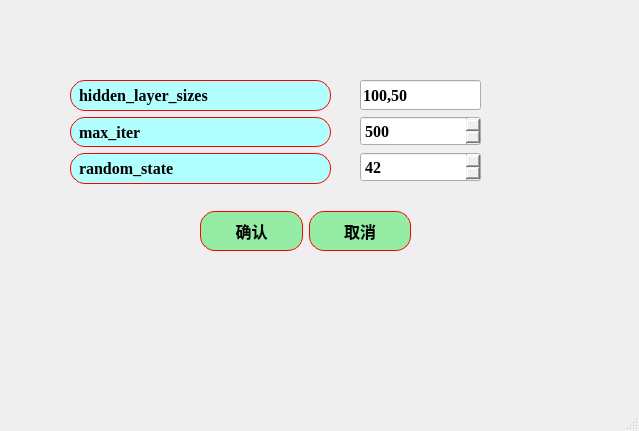
<?xml version="1.0" encoding="UTF-8"?>
<ui version="4.0">
 <class>MLP_para</class>
 <widget class="QMainWindow" name="MLP_para">
  <property name="geometry">
   <rect>
    <x>0</x>
    <y>0</y>
    <width>639</width>
    <height>431</height>
   </rect>
  </property>
  <property name="font">
   <font>
    <family>Times New Roman</family>
    <pointsize>12</pointsize>
    <weight>75</weight>
    <bold>true</bold>
   </font>
  </property>
  <property name="windowTitle">
   <string>MLP：参数设置</string>
  </property>
  <widget class="QWidget" name="centralwidget">
   <widget class="QWidget" name="layoutWidget">
    <property name="geometry">
     <rect>
      <x>200</x>
      <y>210</y>
      <width>211</width>
      <height>42</height>
     </rect>
    </property>
    <layout class="QHBoxLayout" name="horizontalLayout_2">
     <item>
      <widget class="QPushButton" name="pushButton">
       <property name="minimumSize">
        <size>
         <width>0</width>
         <height>40</height>
        </size>
       </property>
       <property name="styleSheet">
        <string notr="true">QPushButton{
border:1px solid red;   /*边框的粗细，颜色*/
border-radius:15px;    /*设置圆角半径 */
padding:2px 4px;  /*QFrame边框与内部其它部件的距离*/
background-color: rgb(149, 236, 165);	/*背景颜色*/
color:rgb(0, 0, 0);		/*字体颜色*/
	font: 18pt &quot;楷体&quot;;

font:bold;
}
QPushButton:hover {
    background-color: rgb(177, 244, 155);    /* 悬停时背景色 */
}
QPushButton:pressed {
    background-color:rgb(99, 181, 255);     /* 点击时背景色 */
}</string>
       </property>
       <property name="text">
        <string>确认</string>
       </property>
      </widget>
     </item>
     <item>
      <widget class="QPushButton" name="pushButton_2">
       <property name="minimumSize">
        <size>
         <width>0</width>
         <height>40</height>
        </size>
       </property>
       <property name="styleSheet">
        <string notr="true">QPushButton{
border:1px solid red;   /*边框的粗细，颜色*/
border-radius:15px;    /*设置圆角半径 */
padding:2px 4px;  /*QFrame边框与内部其它部件的距离*/
background-color: rgb(149, 236, 165);	/*背景颜色*/
color:rgb(0, 0, 0);		/*字体颜色*/
	font: 18pt &quot;楷体&quot;;

font:bold;
}
QPushButton:hover {
    background-color: rgb(177, 244, 155);    /* 悬停时背景色 */
}
QPushButton:pressed {
    background-color:rgb(99, 181, 255);     /* 点击时背景色 */
}</string>
       </property>
       <property name="text">
        <string>取消</string>
       </property>
      </widget>
     </item>
    </layout>
   </widget>
   <widget class="QWidget" name="layoutWidget">
    <property name="geometry">
     <rect>
      <x>360</x>
      <y>80</y>
      <width>121</width>
      <height>104</height>
     </rect>
    </property>
    <layout class="QVBoxLayout" name="verticalLayout_2">
     <item>
      <widget class="QLineEdit" name="lineEdit_hidden_layer_sizes">
       <property name="minimumSize">
        <size>
         <width>80</width>
         <height>30</height>
        </size>
       </property>
       <property name="text">
        <string>100,50</string>
       </property>
      </widget>
     </item>
     <item>
      <widget class="QSpinBox" name="spinBox_max_iter">
       <property name="minimumSize">
        <size>
         <width>80</width>
         <height>30</height>
        </size>
       </property>
       <property name="font">
        <font>
         <family>Times New Roman</family>
         <pointsize>12</pointsize>
         <weight>75</weight>
         <bold>true</bold>
        </font>
       </property>
       <property name="styleSheet">
        <string notr="true">QSpinBox::up-button:pressed {
    margin-top: 4px;  /* 模拟按压下沉 */
}
QSpinBox::down-button:pressed {
    margin-top: 4px;
}</string>
       </property>
       <property name="maximum">
        <number>10000</number>
       </property>
       <property name="value">
        <number>500</number>
       </property>
      </widget>
     </item>
     <item>
      <widget class="QSpinBox" name="spinBox_random_state">
       <property name="minimumSize">
        <size>
         <width>80</width>
         <height>30</height>
        </size>
       </property>
       <property name="styleSheet">
        <string notr="true">QSpinBox::up-button:pressed {
    margin-top: 4px;  /* 模拟按压下沉 */
}
QSpinBox::down-button:pressed {
    margin-top: 4px;
}</string>
       </property>
       <property name="value">
        <number>42</number>
       </property>
      </widget>
     </item>
    </layout>
   </widget>
   <widget class="QWidget" name="layoutWidget">
    <property name="geometry">
     <rect>
      <x>70</x>
      <y>80</y>
      <width>261</width>
      <height>104</height>
     </rect>
    </property>
    <layout class="QVBoxLayout" name="verticalLayout">
     <item>
      <widget class="QLabel" name="label_hidden_layer_sizes">
       <property name="styleSheet">
        <string notr="true">QLabel{
border:1px solid red;   /*边框的粗细，颜色*/
border-radius:15px;    /*设置圆角半径 */
padding:2px 4px;  /*QFrame边框与内部其它部件的距离*/
background-color: rgb(177, 255, 255);	/*背景颜色*/
color:rgb(0, 0, 0);		/*字体颜色*/
	font: 18pt &quot;楷体&quot;;

font:bold;
}</string>
       </property>
       <property name="text">
        <string>hidden_layer_sizes</string>
       </property>
      </widget>
     </item>
     <item>
      <widget class="QLabel" name="label_max_iter">
       <property name="styleSheet">
        <string notr="true">QLabel{
border:1px solid red;   /*边框的粗细，颜色*/
border-radius:15px;    /*设置圆角半径 */
padding:2px 4px;  /*QFrame边框与内部其它部件的距离*/
background-color: rgb(177, 255, 255);	/*背景颜色*/
color:rgb(0, 0, 0);		/*字体颜色*/
	font: 18pt &quot;楷体&quot;;

font:bold;
}</string>
       </property>
       <property name="text">
        <string>max_iter</string>
       </property>
      </widget>
     </item>
     <item>
      <widget class="QLabel" name="label_random_state">
       <property name="styleSheet">
        <string notr="true">QLabel{
border:1px solid red;   /*边框的粗细，颜色*/
border-radius:15px;    /*设置圆角半径 */
padding:2px 4px;  /*QFrame边框与内部其它部件的距离*/
background-color: rgb(177, 255, 255);	/*背景颜色*/
color:rgb(0, 0, 0);		/*字体颜色*/
	font: 18pt &quot;楷体&quot;;

font:bold;
}</string>
       </property>
       <property name="text">
        <string>random_state</string>
       </property>
      </widget>
     </item>
    </layout>
   </widget>
  </widget>
  <widget class="QMenuBar" name="menubar">
   <property name="geometry">
    <rect>
     <x>0</x>
     <y>0</y>
     <width>639</width>
     <height>23</height>
    </rect>
   </property>
  </widget>
  <widget class="QStatusBar" name="statusbar"/>
 </widget>
 <resources/>
 <connections>
  <connection>
   <sender>pushButton</sender>
   <signal>clicked()</signal>
   <receiver>MLP_para</receiver>
   <slot>Confirm()</slot>
   <hints>
    <hint type="sourcelabel">
     <x>243</x>
     <y>265</y>
    </hint>
    <hint type="destinationlabel">
     <x>132</x>
     <y>305</y>
    </hint>
   </hints>
  </connection>
  <connection>
   <sender>pushButton_2</sender>
   <signal>clicked()</signal>
   <receiver>MLP_para</receiver>
   <slot>close()</slot>
   <hints>
    <hint type="sourcelabel">
     <x>361</x>
     <y>257</y>
    </hint>
    <hint type="destinationlabel">
     <x>498</x>
     <y>367</y>
    </hint>
   </hints>
  </connection>
  <connection>
   <sender>pushButton</sender>
   <signal>released()</signal>
   <receiver>MLP_para</receiver>
   <slot>close()</slot>
   <hints>
    <hint type="sourcelabel">
     <x>278</x>
     <y>253</y>
    </hint>
    <hint type="destinationlabel">
     <x>228</x>
     <y>369</y>
    </hint>
   </hints>
  </connection>
 </connections>
 <slots>
  <slot>Confirm()</slot>
 </slots>
</ui>
